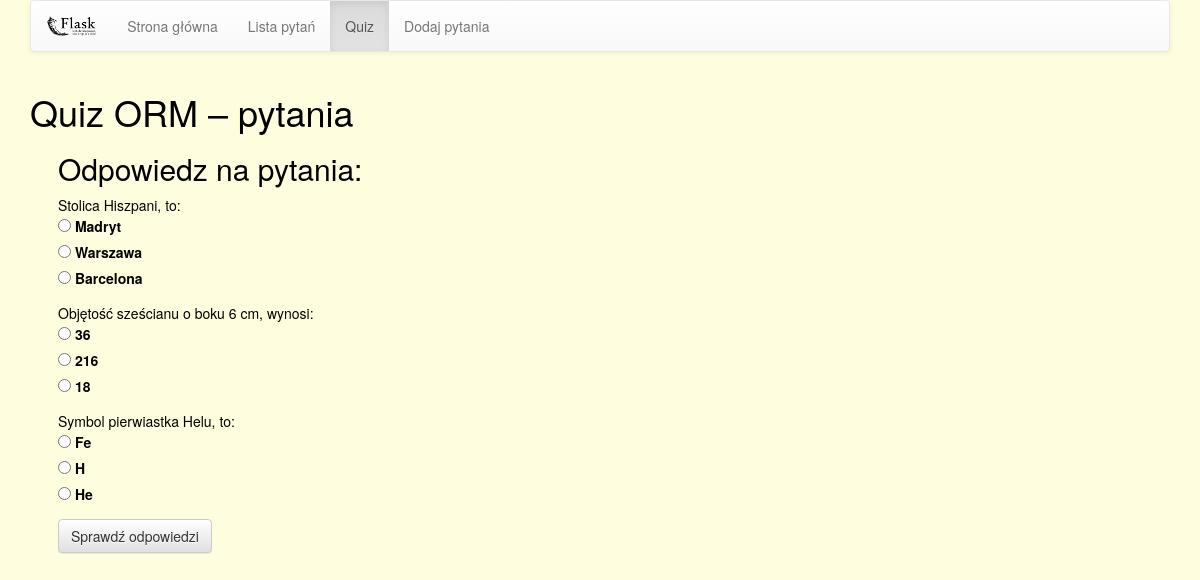
The page /quiz on the database its author committed.
### models.py (models this page shows, shortened)
class BaseModel(Model):
    class Meta:
        database = baza

class Pytanie(BaseModel):
    pytanie = CharField(unique=True)
    odpok = CharField()

class Odpowiedz(BaseModel):
    pnr = ForeignKeyField(
        Pytanie, related_name='odpowiedzi', on_delete='CASCADE'
    )
    odpowiedz = CharField()

### views.py (the view, shortened to what this page needs)
@app.route('/quiz', methods=['GET', 'POST'])
def quiz():
    pytania = Pytanie().select()
    if not pytania.count():
        flash('Brak pytań w bazie.', 'kom')
        return redirect(url_for('index'))
    return render_template('quiz.html', pytania=pytania)

### app.py (called while the page is built)
@app.before_request
def before_request():
    g.db = baza
    g.db.connection()

@app.after_request
def after_request(response):
    g.db.close()
    return response

### templates/quiz.html (shortened to what this page needs)
{% extends "szkielet.html" %}
{% set active_page = 'quiz' %}
{% block h1 %}Quiz ORM &#8211; pytania{% endblock %}
{% block tresc %}
    <h2>Odpowiedz na pytania:</h2>
    <form method="post">
        {% for p in pytania %}
            <p>
                {{ p.pytanie }}<br>
                {% for o in p.odpowiedzi %}
                    <label>
                        <input type="radio" value="{{ o.odpowiedz }}"
                               name="{{ p.id }}">
                        {{ o.odpowiedz }}
                    </label>
                    <br>
                {% endfor %}
            </p>
        {% endfor %}
        <button type="submit" class="btn btn-default">Sprawdź odpowiedzi
        </button>
    </form>
{% endblock %}

### templates/szkielet.html (shortened to what this page needs)
<!DOCTYPE html>
<html lang="pl">
<head>
    <link rel="stylesheet"
          href="https://maxcdn.bootstrapcdn.com/bootstrap/3.3.7/css/bootstrap.min.css"
>
    <link rel="stylesheet"
          href="https://maxcdn.bootstrapcdn.com/bootstrap/3.3.7/css/bootstrap-theme.min.css"
>
    <link rel="stylesheet" type="text/css"
          href="{{ url_for('static', filename='style.css') }}">
</head>
<body>
<div class="container">
    <nav class="navbar navbar-default">
        <div class="container-fluid">
            <div class="navbar-header">
                <a class="navbar-brand" href="http://flask.pocoo.org/">
                    <img src="{{ url_for('static', filename='flask.png') }}"
                         style="max-width: 100%; max-height: 100%;">
                </a>
            </div>
            {% set navigation_bar = [
  ('/', 'index', 'Strona główna'),
  ('/lista', 'lista', 'Lista pytań'),
  ('/quiz', 'quiz', 'Quiz'),
  ('/dodaj', 'dodaj', 'Dodaj pytania'),
] %}
            {% set active_page = active_page|default('index') %}
            <div id="navbar" class="navbar-collapse collapse">
                <ul class="nav navbar-nav">
                    {% for href, id, tekst in navigation_bar %}
                        <li{% if id == active_page %}
                            class="active"{% endif %}>
                            <a href="{{ href|e }}">{{ tekst|e }}</a>
                        </li>
                    {% endfor %}
                </ul>
            </div>
        </div>
    </nav>
    <div class="row">
        <div class="col-md-12">
            <h1>{% block h1 %}{% endblock %}</h1>
            <div id="tresc" class="cb">
                {% block tresc %}
                {% endblock %}
            </div>
        </div>
    </div>
</div>
</body>
</html>

### static/style.css (style rules this page uses)
body { background-color: #FEFEDF; color: #000; }
#tresc { width: 80%; margin: 0.5em 2em 0 2em; }
form { display: inline-block; margin-bottom: 0; }
.cb { clear: both; }

### rows shown on the page
Pytanie: pytanie "Stolica Hiszpani, to:"
Odpowiedz: odpowiedz "Madryt"
Odpowiedz: odpowiedz "Warszawa"
Odpowiedz: odpowiedz "Barcelona"
Pytanie: pytanie "Objętość sześcianu o boku 6 cm, wynosi:"
Odpowiedz: odpowiedz "36"
Odpowiedz: odpowiedz "216"
Odpowiedz: odpowiedz "18"
Pytanie: pytanie "Symbol pierwiastka Helu, to:"
Odpowiedz: odpowiedz "Fe"
Odpowiedz: odpowiedz "H"
Odpowiedz: odpowiedz "He"

### other values the page prints
{{ tekst|e }} "Strona główna" "Lista pytań" "Quiz" "Dodaj pytania"
